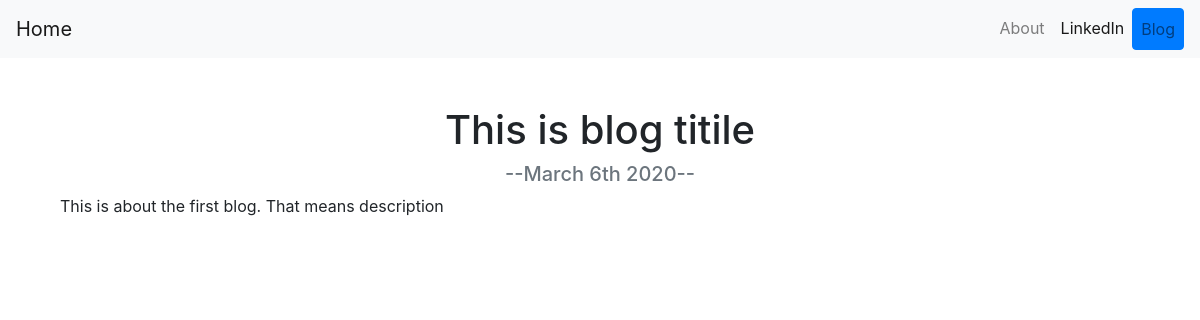
Before: /blog/1/ with the older database file.
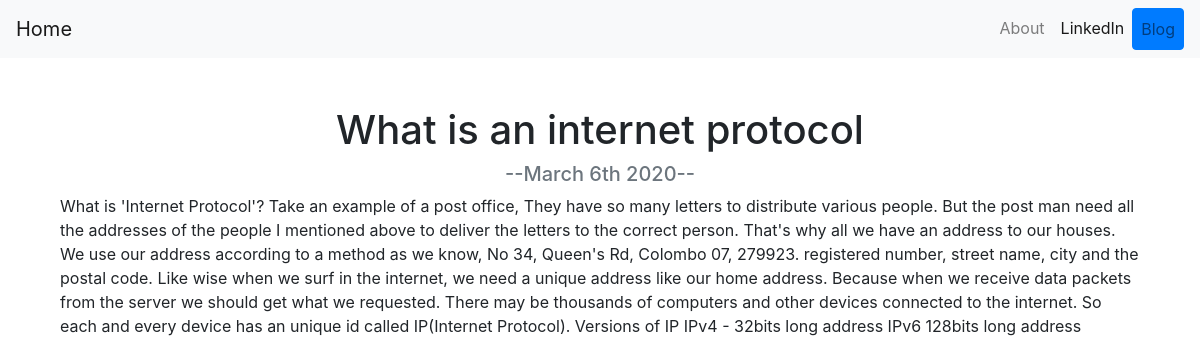
After: the same page with the newer database file.
### blog/models.py (models this page shows)
class Blog(models.Model):
    title = models.CharField(max_length=200)
    description = models.TextField(max_length=1000)
    date = models.DateField()

### blog/views.py (the view)
# urls.py: path('<int:blog_id>/', views.detail, name='detail'),
def detail(request, blog_id):
    blog = get_object_or_404(Blog, pk=blog_id)
    return render(request, 'blog/detail.html', {'blog': blog})

### blog/templates/blog/detail.html
{% extends 'portfolio/base.html' %}
{% load static %}
{% block content %}
<div class="container text-center">
    <h1>{{ blog.title }}</h1>
    <h5 class="text-muted">--{{ blog.date|date:'F jS Y' }}--</h5>
</div>
<div class="container">
   <p>{{ blog.description|safe }}</p>
</div>
{% endblock %}

Changed rows visible on the page:
changed Blog: title "This is blog titile" → "What is an internet protocol"; description "This is about the first blog. That means description" → "What is 'Internet Protocol'? Take an example of a post office, They have so many letters to distribute various people. But the post man need all the addresses of the people I mentioned above to deliver the letters to the correct person. That's why all we have an address to our houses. We use our address according to a method as we know, No 34, Queen's Rd, Colombo 07, 279923. registered number, street name, city and the postal code. Like wise when we surf in the internet, we need a unique address like our home address. Because when we receive data packets from the server we should get what we requested. There may be thousands of computers and other devices connected to the internet. So each…"
